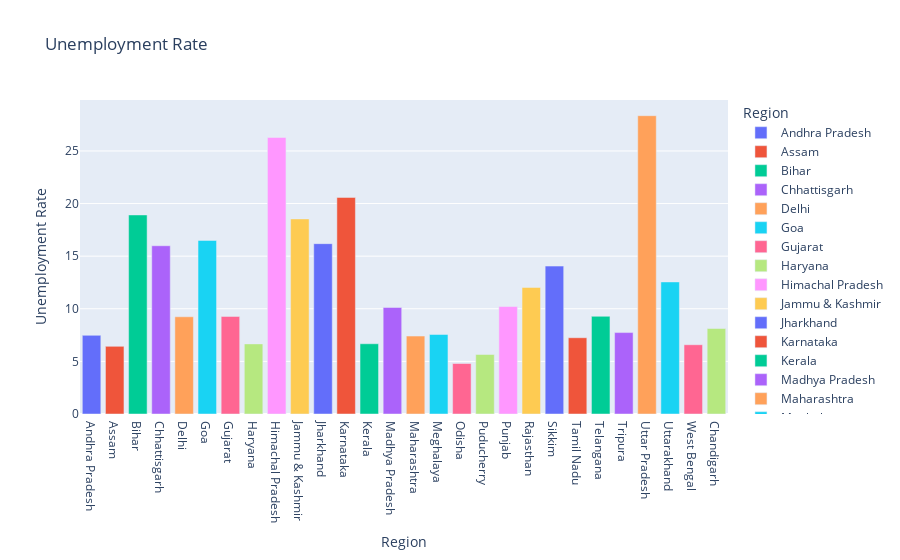

Notebook source saved alongside this figure:
### Code cell
mean1=pd.DataFrame(mean1).reset_index(drop=True)
mean1['Region']=region
fig=px.bar(mean1, x="Region",y="Unemployment Rate",color="Region",title="Unemployment Rate ")
fig.show()

### Figure 1 — Plotly figure (JSON) as saved in the notebook; plotly's stock layout.template omitted (floating-point values rounded to 4 significant figures)
{"data": [{"alignmentgroup": "True", "hovertemplate": "Region=%{x}<br>Unemployment Rate=%{y}<extra></extra>", "legendgroup": "Andhra Pradesh", "marker": {"color": "#636efa", "pattern": {"shape": ""}}, "name": "Andhra Pradesh", "offsetgroup": "Andhra Pradesh", "orientation": "v", "showlegend": true, "textposition": "auto", "type": "bar", "x": ["Andhra Pradesh"], "xaxis": "x", "y": [7.477], "yaxis": "y"}, {"alignmentgroup": "True", "hovertemplate": "Region=%{x}<br>Unemployment Rate=%{y}<extra></extra>", "legendgroup": "Assam", "marker": {"color": "#EF553B", "pattern": {"shape": ""}}, "name": "Assam", "offsetgroup": "Assam", "orientation": "v", "showlegend": true, "textposition": "auto", "type": "bar", "x": ["Assam"], "xaxis": "x", "y": [6.428], "yaxis": "y"}, {"alignmentgroup": "True", "hovertemplate": "Region=%{x}<br>Unemployment Rate=%{y}<extra></extra>", "legendgroup": "Bihar", "marker": {"color": "#00cc96", "pattern": {"shape": ""}}, "name": "Bihar", "offsetgroup": "Bihar", "orientation": "v", "showlegend": true, "textposition": "auto", "type": "bar", "x": ["Bihar"], "xaxis": "x", "y": [18.92], "yaxis": "y"}, {"alignmentgroup": "True", "hovertemplate": "Region=%{x}<br>Unemployment Rate=%{y}<extra></extra>", "legendgroup": "Chhattisgarh", "marker": {"color": "#ab63fa", "pattern": {"shape": ""}}, "name": "Chhattisgarh", "offsetgroup": "Chhattisgarh", "orientation": "v", "showlegend": true, "textposition": "auto", "type": "bar", "x": ["Chhattisgarh"], "xaxis": "x", "y": [15.99], "yaxis": "y"}, {"alignmentgroup": "True", "hovertemplate": "Region=%{x}<br>Unemployment Rate=%{y}<extra></extra>", "legendgroup": "Delhi", "marker": {"color": "#FFA15A", "pattern": {"shape": ""}}, "name": "Delhi", "offsetgroup": "Delhi", "orientation": "v", "showlegend": true, "textposition": "auto", "type": "bar", "x": ["Delhi"], "xaxis": "x", "y": [9.24], "yaxis": "y"}, {"alignmentgroup": "True", "hovertemplate": "Region=%{x}<br>Unemployment Rate=%{y}<extra></extra>", "legendgroup": "Goa", "marker": {"color": "#19d3f3", "pattern": {"shape": ""}}, "name": "Goa", "offsetgroup": "Goa", "orientation": "v", "showlegend": true, "textposition": "auto", "type": "bar", "x": ["Goa"], "xaxis": "x", "y": [16.5], "yaxis": "y"}, {"alignmentgroup": "True", "hovertemplate": "Region=%{x}<br>Unemployment Rate=%{y}<extra></extra>", "legendgroup": "Gujarat", "marker": {"color": "#FF6692", "pattern": {"shape": ""}}, "name": "Gujarat", "offsetgroup": "Gujarat", "orientation": "v", "showlegend": true, "textposition": "auto", "type": "bar", "x": ["Gujarat"], "xaxis": "x", "y": [9.274], "yaxis": "y"}, {"alignmentgroup": "True", "hovertemplate": "Region=%{x}<br>Unemployment Rate=%{y}<extra></extra>", "legendgroup": "Haryana", "marker": {"color": "#B6E880", "pattern": {"shape": ""}}, "name": "Haryana", "offsetgroup": "Haryana", "orientation": "v", "showlegend": true, "textposition": "auto", "type": "bar", "x": ["Haryana"], "xaxis": "x", "y": [6.664], "yaxis": "y"}, {"alignmentgroup": "True", "hovertemplate": "Region=%{x}<br>Unemployment Rate=%{y}<extra></extra>", "legendgroup": "Himachal Pradesh", "marker": {"color": "#FF97FF", "pattern": {"shape": ""}}, "name": "Himachal Pradesh", "offsetgroup": "Himachal Pradesh", "orientation": "v", "showlegend": true, "textposition": "auto", "type": "bar", "x": ["Himachal Pradesh"], "xaxis": "x", "y": [26.28], "yaxis": "y"}, {"alignmentgroup": "True", "hovertemplate": "Region=%{x}<br>Unemployment Rate=%{y}<extra></extra>", "legendgroup": "Jammu & Kashmir", "marker": {"color": "#FECB52", "pattern": {"shape": ""}}, "name": "Jammu & Kashmir", "offsetgroup": "Jammu & Kashmir", "orientation": "v", "showlegend": true, "textposition": "auto", "type": "bar", "x": ["Jammu & Kashmir"], "xaxis": "x", "y": [18.54], "yaxis": "y"}, {"alignmentgroup": "True", "hovertemplate": "Region=%{x}<br>Unemployment Rate=%{y}<extra></extra>", "legendgroup": "Jharkhand", "marker": {"color": "#636efa", "pattern": {"shape": ""}}, "name": "Jharkhand", "offsetgroup": "Jharkhand", "orientation": "v", "showlegend": true, "textposition": "auto", "type": "bar", "x": ["Jharkhand"], "xaxis": "x", "y": [16.19], "yaxis": "y"}, {"alignmentgroup": "True", "hovertemplate": "Region=%{x}<br>Unemployment Rate=%{y}<extra></extra>", "legendgroup": "Karnataka", "marker": {"color": "#EF553B", "pattern": {"shape": ""}}, "name": "Karnataka", "offsetgroup": "Karnataka", "orientation": "v", "showlegend": true, "textposition": "auto", "type": "bar", "x": ["Karnataka"], "xaxis": "x", "y": [20.59], "yaxis": "y"}, {"alignmentgroup": "True", "hovertemplate": "Region=%{x}<br>Unemployment Rate=%{y}<extra></extra>", "legendgroup": "Kerala", "marker": {"color": "#00cc96", "pattern": {"shape": ""}}, "name": "Kerala", "offsetgroup": "Kerala", "orientation": "v", "showlegend": true, "textposition": "auto", "type": "bar", "x": ["Kerala"], "xaxis": "x", "y": [6.676], "yaxis": "y"}, {"alignmentgroup": "True", "hovertemplate": "Region=%{x}<br>Unemployment Rate=%{y}<extra></extra>", "legendgroup": "Madhya Pradesh", "marker": {"color": "#ab63fa", "pattern": {"shape": ""}}, "name": "Madhya Pradesh", "offsetgroup": "Madhya Pradesh", "orientation": "v", "showlegend": true, "textposition": "auto", "type": "bar", "x": ["Madhya Pradesh"], "xaxis": "x", "y": [10.12], "yaxis": "y"}, {"alignmentgroup": "True", "hovertemplate": "Region=%{x}<br>Unemployment Rate=%{y}<extra></extra>", "legendgroup": "Maharashtra", "marker": {"color": "#FFA15A", "pattern": {"shape": ""}}, "name": "Maharashtra", "offsetgroup": "Maharashtra", "orientation": "v", "showlegend": true, "textposition": "auto", "type": "bar", "x": ["Maharashtra"], "xaxis": "x", "y": [7.406], "yaxis": "y"}, {"alignmentgroup": "True", "hovertemplate": "Region=%{x}<br>Unemployment Rate=%{y}<extra></extra>", "legendgroup": "Meghalaya", "marker": {"color": "#19d3f3", "pattern": {"shape": ""}}, "name": "Meghalaya", "offsetgroup": "Meghalaya", "orientation": "v", "showlegend": true, "textposition": "auto", "type": "bar", "x": ["Meghalaya"], "xaxis": "x", "y": [7.558], "yaxis": "y"}, {"alignmentgroup": "True", "hovertemplate": "Region=%{x}<br>Unemployment Rate=%{y}<extra></extra>", "legendgroup": "Odisha", "marker": {"color": "#FF6692", "pattern": {"shape": ""}}, "name": "Odisha", "offsetgroup": "Odisha", "orientation": "v", "showlegend": true, "textposition": "auto", "type": "bar", "x": ["Odisha"], "xaxis": "x", "y": [4.799], "yaxis": "y"}, {"alignmentgroup": "True", "hovertemplate": "Region=%{x}<br>Unemployment Rate=%{y}<extra></extra>", "legendgroup": "Puducherry", "marker": {"color": "#B6E880", "pattern": {"shape": ""}}, "name": "Puducherry", "offsetgroup": "Puducherry", "orientation": "v", "showlegend": true, "textposition": "auto", "type": "bar", "x": ["Puducherry"], "xaxis": "x", "y": [5.658], "yaxis": "y"}, {"alignmentgroup": "True", "hovertemplate": "Region=%{x}<br>Unemployment Rate=%{y}<extra></extra>", "legendgroup": "Punjab", "marker": {"color": "#FF97FF", "pattern": {"shape": ""}}, "name": "Punjab", "offsetgroup": "Punjab", "orientation": "v", "showlegend": true, "textposition": "auto", "type": "bar", "x": ["Punjab"], "xaxis": "x", "y": [10.22], "yaxis": "y"}, {"alignmentgroup": "True", "hovertemplate": "Region=%{x}<br>Unemployment Rate=%{y}<extra></extra>", "legendgroup": "Rajasthan", "marker": {"color": "#FECB52", "pattern": {"shape": ""}}, "name": "Rajasthan", "offsetgroup": "Rajasthan", "orientation": "v", "showlegend": true, "textposition": "auto", "type": "bar", "x": ["Rajasthan"], "xaxis": "x", "y": [12.03], "yaxis": "y"}, {"alignmentgroup": "True", "hovertemplate": "Region=%{x}<br>Unemployment Rate=%{y}<extra></extra>", "legendgroup": "Sikkim", "marker": {"color": "#636efa", "pattern": {"shape": ""}}, "name": "Sikkim", "offsetgroup": "Sikkim", "orientation": "v", "showlegend": true, "textposition": "auto", "type": "bar", "x": ["Sikkim"], "xaxis": "x", "y": [14.06], "yaxis": "y"}, {"alignmentgroup": "True", "hovertemplate": "Region=%{x}<br>Unemployment Rate=%{y}<extra></extra>", "legendgroup": "Tamil Nadu", "marker": {"color": "#EF553B", "pattern": {"shape": ""}}, "name": "Tamil Nadu", "offsetgroup": "Tamil Nadu", "orientation": "v", "showlegend": true, "textposition": "auto", "type": "bar", "x": ["Tamil Nadu"], "xaxis": "x", "y": [7.249], "yaxis": "y"}, {"alignmentgroup": "True", "hovertemplate": "Region=%{x}<br>Unemployment Rate=%{y}<extra></extra>", "legendgroup": "Telangana", "marker": {"color": "#00cc96", "pattern": {"shape": ""}}, "name": "Telangana", "offsetgroup": "Telangana", "orientation": "v", "showlegend": true, "textposition": "auto", "type": "bar", "x": ["Telangana"], "xaxis": "x", "y": [9.284], "yaxis": "y"}, {"alignmentgroup": "True", "hovertemplate": "Region=%{x}<br>Unemployment Rate=%{y}<extra></extra>", "legendgroup": "Tripura", "marker": {"color": "#ab63fa", "pattern": {"shape": ""}}, "name": "Tripura", "offsetgroup": "Tripura", "orientation": "v", "showlegend": true, "textposition": "auto", "type": "bar", "x": ["Tripura"], "xaxis": "x", "y": [7.738], "yaxis": "y"}, {"alignmentgroup": "True", "hovertemplate": "Region=%{x}<br>Unemployment Rate=%{y}<extra></extra>", "legendgroup": "Uttar Pradesh", "marker": {"color": "#FFA15A", "pattern": {"shape": ""}}, "name": "Uttar Pradesh", "offsetgroup": "Uttar Pradesh", "orientation": "v", "showlegend": true, "textposition": "auto", "type": "bar", "x": ["Uttar Pradesh"], "xaxis": "x", "y": [28.35], "yaxis": "y"}, {"alignmentgroup": "True", "hovertemplate": "Region=%{x}<br>Unemployment Rate=%{y}<extra></extra>", "legendgroup": "Uttarakhand", "marker": {"color": "#19d3f3", "pattern": {"shape": ""}}, "name": "Uttarakhand", "offsetgroup": "Uttarakhand", "orientation": "v", "showlegend": true, "textposition": "auto", "type": "bar", "x": ["Uttarakhand"], "xaxis": "x", "y": [12.55], "yaxis": "y"}, {"alignmentgroup": "True", "hovertemplate": "Region=%{x}<br>Unemployment Rate=%{y}<extra></extra>", "legendgroup": "West Bengal", "marker": {"color": "#FF6692", "pattern": {"shape": ""}}, "name": "West Bengal", "offsetgroup": "West Bengal", "orientation": "v", "showlegend": true, "textposition": "auto", "type": "bar", "x": ["West Bengal"], "xaxis": "x", "y": [6.583], "yaxis": "y"}, {"alignmentgroup": "True", "hovertemplate": "Region=%{x}<br>Unemployment Rate=%{y}<extra></extra>", "legendgroup": "Chandigarh", "marker": {"color": "#B6E880", "pattern": {"shape": ""}}, "name": "Chandigarh", "offsetgroup": "Chandigarh", "orientation": "v", "showlegend": true, "textposition": "auto", "type": "bar", "x": ["Chandigarh"], "xaxis": "x", "y": [8.125], "yaxis": "y"}], "layout": {"barmode": "relative", "legend": {"title": {"text": "Region"}, "tracegroupgap": 0}, "title": {"text": "Unemployment Rate "}, "xaxis": {"anchor": "y", "categoryarray": ["Andhra Pradesh", "Assam", "Bihar", "Chhattisgarh", "Delhi", "Goa", "Gujarat", "Haryana", "Himachal Pradesh", "Jammu & Kashmir", "Jharkhand", "Karnataka", "Kerala", "Madhya Pradesh", "Maharashtra", "Meghalaya", "Odisha", "Puducherry", "Punjab", "Rajasthan", "Sikkim", "Tamil Nadu", "Telangana", "Tripura", "Uttar Pradesh", "Uttarakhand", "West Bengal", "Chandigarh"], "categoryorder": "array", "domain": [0, 1], "title": {"text": "Region"}}, "yaxis": {"anchor": "x", "domain": [0, 1], "title": {"text": "Unemployment Rate"}}}}
